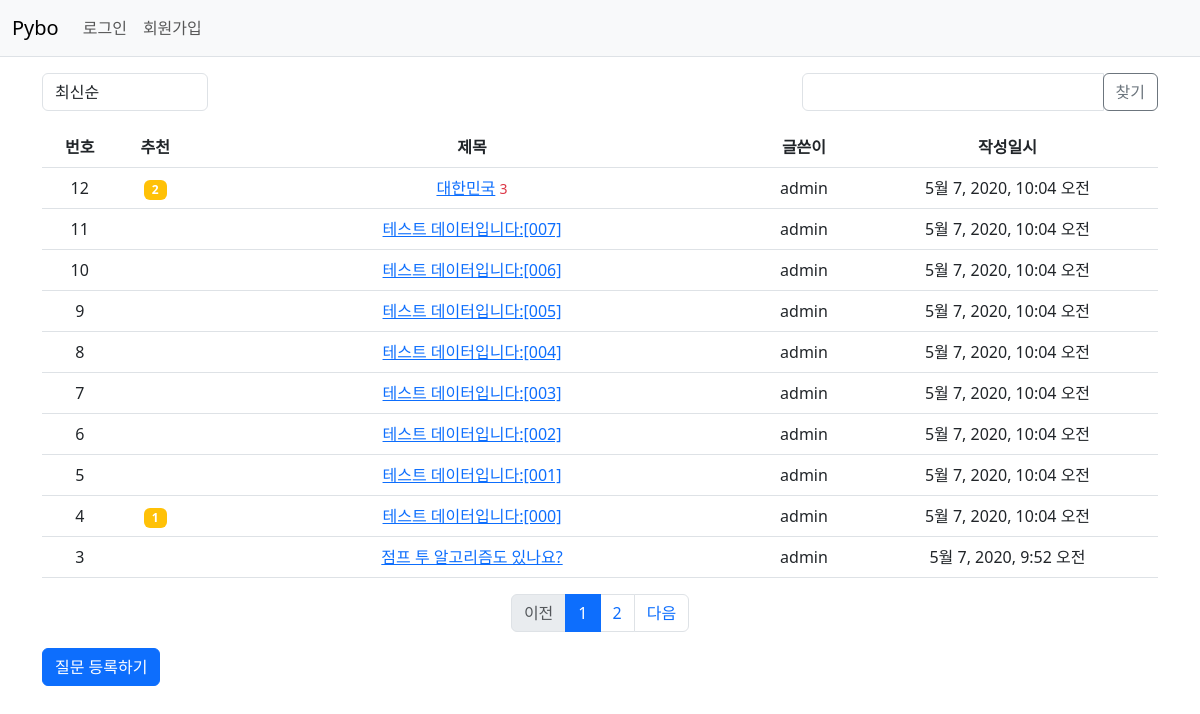
Page /pybo/ on the earlier database version.
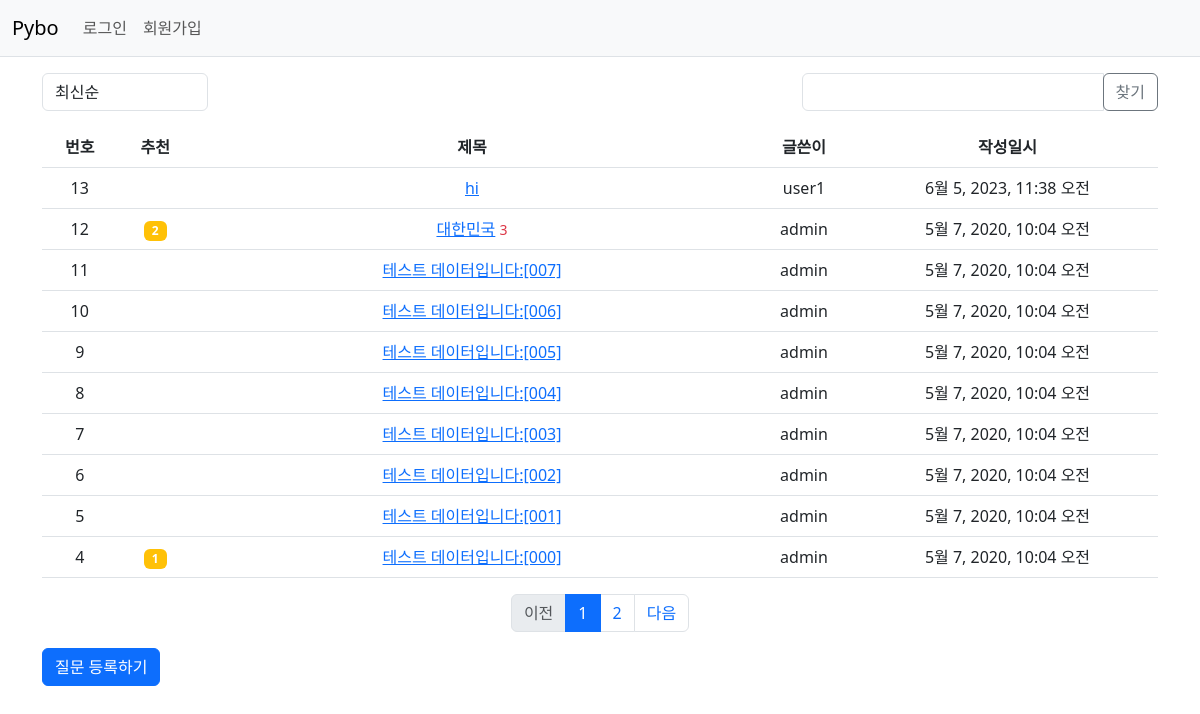
Same page on the later database version.
### pybo/models.py (models this page shows, shortened)
class Question(models.Model):
    author = models.ForeignKey(
        User, on_delete=models.CASCADE, related_name='author_question')
    subject = models.CharField(max_length=200)
    content = models.TextField()
    create_date = models.DateTimeField()
    modify_date = models.DateTimeField(null=True, blank=True)
    voter = models.ManyToManyField(User, related_name='voter_question')

### pybo/views/base_views.py (the view, shortened to what this page needs)
# urls.py: path('', base_views.index, name='index'),  # '/' 에 해당되는 path
def index(request):
    page = request.GET.get('page', '1')  # 페이지
    kw = request.GET.get('kw', '')  # 검색어
    so = request.GET.get('so', 'recent')  # 정렬기준
    if so == 'recommend':
        question_list = Question.objects.annotate(
            num_voter=Count('voter')).order_by('-num_voter', '-create_date')
    else:  # recent
        question_list = Question.objects.order_by('-create_date')
    paginator = Paginator(question_list, 10)  # 페이지당 10개씩 보여주기
    page_obj = paginator.get_page(page)
    context = {'question_list': page_obj, 'page': page,
               'kw': kw, 'so': so}  # <------ so 추가
    return render(request, 'pybo/question_list.html', context)

### pybo/templatetags/pybo_filter.py (called while the page is built)
@register.filter
def sub(value, arg):
    return value - arg

### templates/pybo/question_list.html (shortened to what the changed rows need)
{% extends 'base.html' %}
{% load pybo_filter %}
{% block content %}
    <div class="container my-3">
        <table class="table">
            <thead>
                <tr class="text-center thead-dark">
                    <th>번호</th>
                    <th>추천</th>
                    <th style="width:50%">제목</th>
                    <th>글쓴이</th>
                    <th>작성일시</th>
                </tr>
            </thead>
            <tbody>
                {% if question_list %}
                    {% for question in question_list %}
                        <tr class="text-center">
                            <td>
                                {{ question_list.paginator.count|sub:question_list.start_index|sub:forloop.counter0|add:1 }}
                            </td>
                            <td>
                                {% if question.voter.all.count > 0 %}
                                    <span class="badge bg-warning px-2 py-1">{{ question.voter.all.count }}</span>
                                {% endif %}
                            </td>
                            <td class="text-left">
                                <a href="{% url 'pybo:detail' question.id %}">{{ question.subject }}</a>
                                {% if question.answer_set.count > 0 %}
                                    <span class="text-danger small ml-2">{{ question.answer_set.count }}</span>
                                {% endif %}
                            </td>
                            <td>{{ question.author.username }}</td>
                            <td>{{ question.create_date }}</td>
                        </tr>
                    {% endfor %}
                {% else %}
                    <tr>
                        <td colspan="3">질문이 없습니다.</td>
                    </tr>
                {% endif %}
            </tbody>
        </table>
        <ul class="pagination justify-content-center">
            {% for page_number in question_list.paginator.page_range %}
                {% if page_number >= question_list.number|add:-5 and page_number <= question_list.number|add:5 %}
                    {% if page_number == question_list.number %}
                        <li class="page-item active" aria-current="page">
                            <a class="page-link" data-page="{{ page_number }}" href="#">{{ page_number }}</a>
                        </li>
                    {% else %}
                        <li class="page-item">
                            <a class="page-link" data-page="{{ page_number }}" href="#">{{ page_number }}</a>
                        </li>
                    {% endif %}
                {% endif %}
            {% endfor %}
        </ul>
    </div>
{% endblock %}

Differences in the rows shown:
no longer on this page (row unchanged): Question: paginator.count|sub "3", subject "점프 투 알고리즘도 있나요?", author.username "admin", create_date "5월 7, 2020, 9:52 오전"
added Question: paginator.count|sub "13", subject "hi", author.username "user1", create_date "6월 5, 2023, 11:38 오전"
